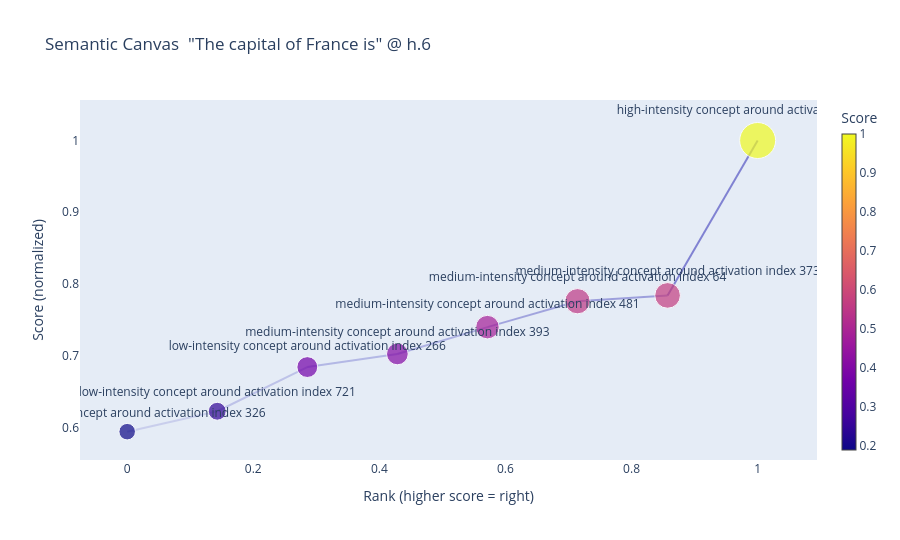

Source (notebook cell):
### Markdown cell above
## Section 5 — Semantic Canvas Visualization

`SemanticCanvas.to_layout()` places each feature in 2D:  
- **x** = rank-normalized (rightmost = highest score)  
- **y** = score-normalized  

`to_edges()` links nearest neighbors by score proximity.  
Node size and color both encode feature score.

### Code cell
if not NNSIGHT_AVAILABLE:
    print('Skipping - nnsight not available')
else:
    demo_res   = results['capital']['transformer.h.6']
    layout_pts = canvas.to_layout(demo_res.decode.features)
    edge_list  = canvas.to_edges(demo_res.decode.features)

    fig = go.Figure()

    # Nearest-neighbor edges (behind nodes)
    for src_id, tgt_id, strength in edge_list:
        src = next((p for p in layout_pts if p['id'] == src_id), None)
        tgt = next((p for p in layout_pts if p['id'] == tgt_id), None)
        if src and tgt:
            alpha = min(strength, 0.85)
            fig.add_trace(go.Scatter(
                x=[src['x'], tgt['x'], None],
                y=[src['y'], tgt['y'], None],
                mode='lines',
                line=dict(color=f'rgba(100,100,200,{alpha:.2f})', width=2),
                showlegend=False,
                hoverinfo='skip',
            ))

    # Feature nodes
    fig.add_trace(go.Scatter(
        x=[p['x'] for p in layout_pts],
        y=[p['y'] for p in layout_pts],
        mode='markers+text',
        text=[p['label'] or p['id'] for p in layout_pts],
        textposition='top center',
        marker=dict(
            size=[12 + p['score'] * 24 for p in layout_pts],
            color=[p['score'] for p in layout_pts],
            colorscale='Plasma',
            showscale=True,
            colorbar=dict(title='Score', thickness=14),
            line=dict(width=1, color='white'),
        ),
        customdata=[[p['id'], p['score']] for p in layout_pts],
        hovertemplate=('<b>%{customdata[0]}</b><br>'
                       'score: %{customdata[1]:.4f}<br>'
                       'label: %{text}<extra></extra>'),
        showlegend=False,
    ))

    fig.update_layout(
        title='Semantic Canvas  "The capital of France is" @ h.6',
        xaxis=dict(title='Rank (higher score = right)', showgrid=False, zeroline=False),
        yaxis=dict(title='Score (normalized)', showgrid=False, zeroline=False),
        height=540,
    )
    fig.show()

### Figure 1 — Plotly figure (JSON) as saved in the notebook; plotly's stock layout.template omitted (floating-point values rounded to 4 significant figures)
{"data": [{"hoverinfo": "skip", "line": {"color": "rgba(100,100,200,0.78)", "width": 2}, "mode": "lines", "showlegend": false, "type": "scatter", "x": [1.0, 0.8571, null], "y": [1.0, 0.7842, null]}, {"hoverinfo": "skip", "line": {"color": "rgba(100,100,200,0.56)", "width": 2}, "mode": "lines", "showlegend": false, "type": "scatter", "x": [0.8571, 0.7143, null], "y": [0.7842, 0.7761, null]}, {"hoverinfo": "skip", "line": {"color": "rgba(100,100,200,0.52)", "width": 2}, "mode": "lines", "showlegend": false, "type": "scatter", "x": [0.7143, 0.5714, null], "y": [0.7761, 0.74, null]}, {"hoverinfo": "skip", "line": {"color": "rgba(100,100,200,0.44)", "width": 2}, "mode": "lines", "showlegend": false, "type": "scatter", "x": [0.5714, 0.4286, null], "y": [0.74, 0.7027, null]}, {"hoverinfo": "skip", "line": {"color": "rgba(100,100,200,0.39)", "width": 2}, "mode": "lines", "showlegend": false, "type": "scatter", "x": [0.4286, 0.2857, null], "y": [0.7027, 0.6844, null]}, {"hoverinfo": "skip", "line": {"color": "rgba(100,100,200,0.31)", "width": 2}, "mode": "lines", "showlegend": false, "type": "scatter", "x": [0.2857, 0.1429, null], "y": [0.6844, 0.6228, null]}, {"hoverinfo": "skip", "line": {"color": "rgba(100,100,200,0.22)", "width": 2}, "mode": "lines", "showlegend": false, "type": "scatter", "x": [0.1429, 0.0, null], "y": [0.6228, 0.5944, null]}, {"customdata": [["h6:feature:0", 1.0], ["h6:feature:1", 0.5684], ["h6:feature:2", 0.5522], ["h6:feature:3", 0.48], ["h6:feature:4", 0.4053], ["h6:feature:5", 0.3688], ["h6:feature:6", 0.2456], ["h6:feature:7", 0.1887]], "hovertemplate": "<b>%{customdata[0]}</b><br>score: %{customdata[1]:.4f}<br>label: %{text}<extra></extra>", "marker": {"color": [1.0, 0.5684, 0.5522, 0.48, 0.4053, 0.3688, 0.2456, 0.1887], "colorbar": {"thickness": 14, "title": {"text": "Score"}}, "colorscale": [[0.0, "#0d0887"], [0.1111, "#46039f"], [0.2222, "#7201a8"], [0.3333, "#9c179e"], [0.4444, "#bd3786"], [0.5556, "#d8576b"], [0.6667, "#ed7953"], [0.7778, "#fb9f3a"], [0.8889, "#fdca26"], [1.0, "#f0f921"]], "line": {"color": "white", "width": 1}, "showscale": true, "size": [36.0, 25.64, 25.25, 23.52, 21.73, 20.85, 17.9, 16.53]}, "mode": "markers+text", "showlegend": false, "text": ["high-intensity concept around activation index 447", "medium-intensity concept around activation index 373", "medium-intensity concept around activation index 64", "medium-intensity concept around activation index 481", "medium-intensity concept around activation index 393", "low-intensity concept around activation index 266", "low-intensity concept around activation index 721", "low-intensity concept around activation index 326"], "textposition": "top center", "type": "scatter", "x": [1.0, 0.8571, 0.7143, 0.5714, 0.4286, 0.2857, 0.1429, 0.0], "y": [1.0, 0.7842, 0.7761, 0.74, 0.7027, 0.6844, 0.6228, 0.5944]}], "layout": {"height": 540, "title": {"text": "Semantic Canvas  \"The capital of France is\" @ h.6"}, "xaxis": {"showgrid": false, "title": {"text": "Rank (higher score = right)"}, "zeroline": false}, "yaxis": {"showgrid": false, "title": {"text": "Score (normalized)"}, "zeroline": false}}}
